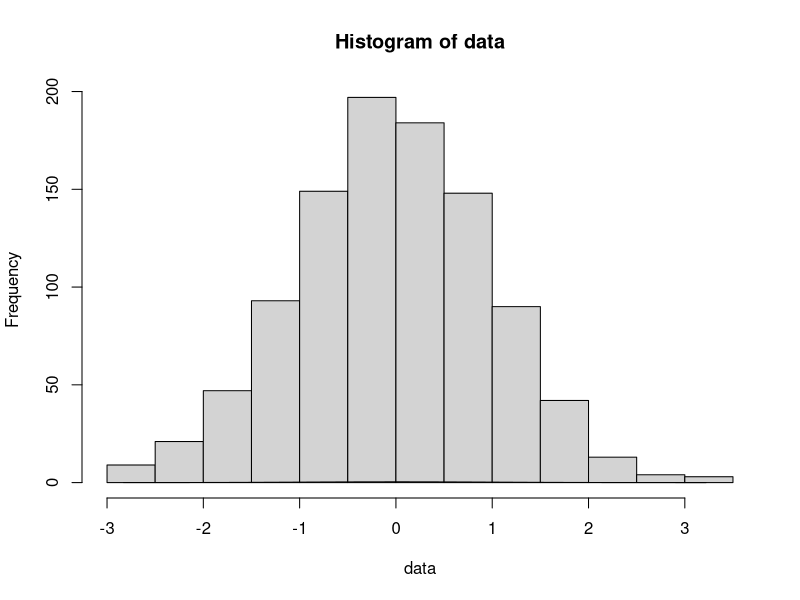
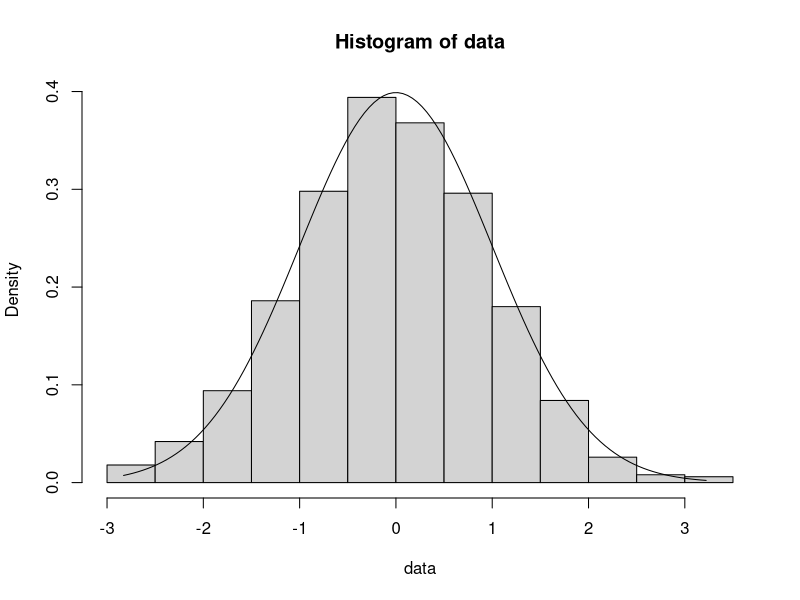
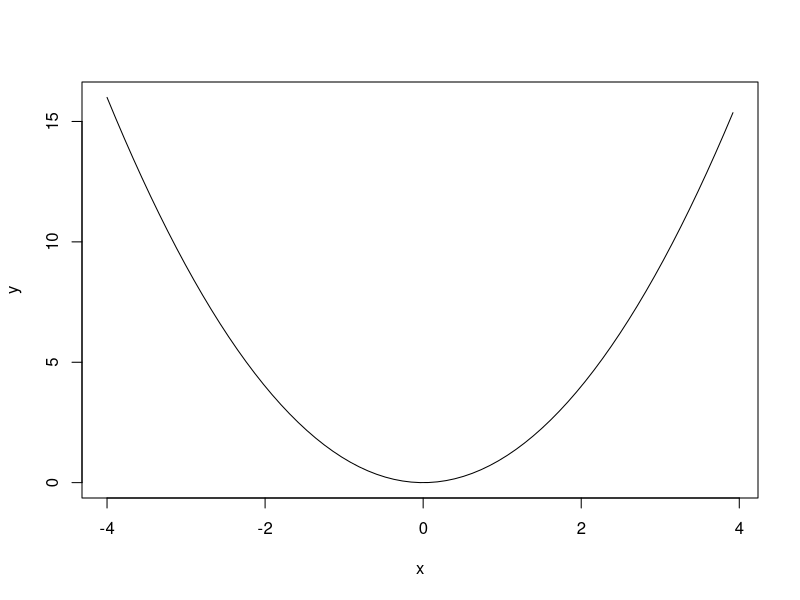
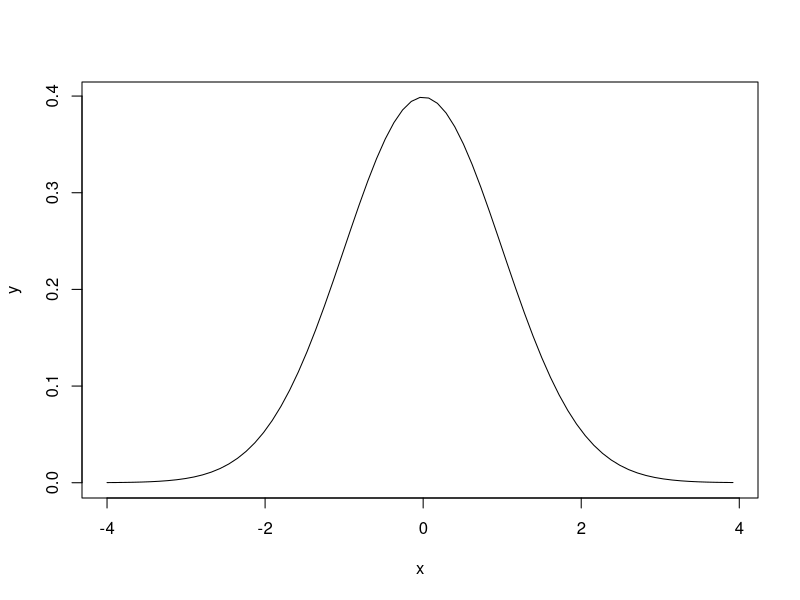

Write the R code that produced these figures, in order.
#1. Generar 10000 números aleatorios con una distribución 
#normal estándar (media 0 y varianza 
data<-rnorm(1000)

#2. Realizar un histograma de los valores anteriores
#¿Cual es el menor y mayor valor generado?
hist(data)
min(data)
max(data)

#3. Generar los valores de la distribución normal teoricos en el intervalo anterior utilizando la funcion dnorm().
##Generamos  una secuencia de números desde el mínimo de los datos generado hasta el máximo en saltos de 0.05 en 0.05
xaxis<-seq(min(data),max(data),0.05)

##Obtenemos los valores de la distribución normal para ese intervalor:
dnorm(xaxis)
#4. Al histograma anterior, superponer una curva con la 
#función de densidad teórica calculada. 
#¿Se aproxima el histograma al valor teórico?
lines(xaxis,dnorm(xaxis))

##No se pinta la línea debido a la escala. Los valores del histograma son muy grandes respecto a los valores que se representan en la línea.

#5. Ver el parámetro probability de la función hist y volver a generar el histograma cambiando su valor. ¿Se aproxima ahora a la función de densidad teórica?
?hist
#Vemos que los parámetros probability y freq son equivalentes:
#Si al parámetro probability le damos el valor TRUE, los valores que se representarán serán las frecuencias, no los totales.
hist(data, probability = TRUE)

#Se ve que el eje y tiene una escala diferente. Ahora podemos pintar la línea sobre el histograma:
lines(xaxis,dnorm(xaxis))
#Vemos que el histograma sigue se aproxima a una distribución normal.

#Ejercicio 24
#genero in intervalo en X para la representacion de los valores de Y
#El 1 es el paso entre coordenadas X
#y es la funcion cuadratica
x<-seq(-4,4,0.11)
y<-x^2
#type para indicar el tipo de union
plot(x,y, type="l")

#ahora pintamos la distribucion normal
y<-dnorm(x)
plot(x,y, type="l")
